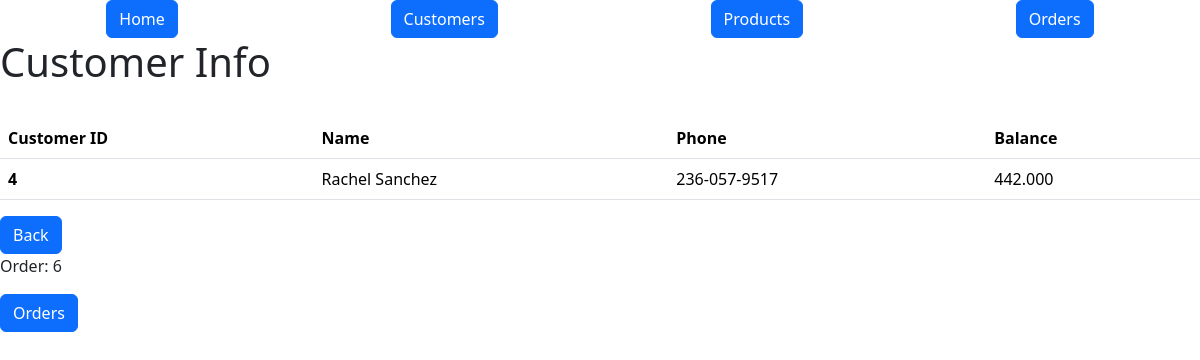
The app's page /customers/4, older data.
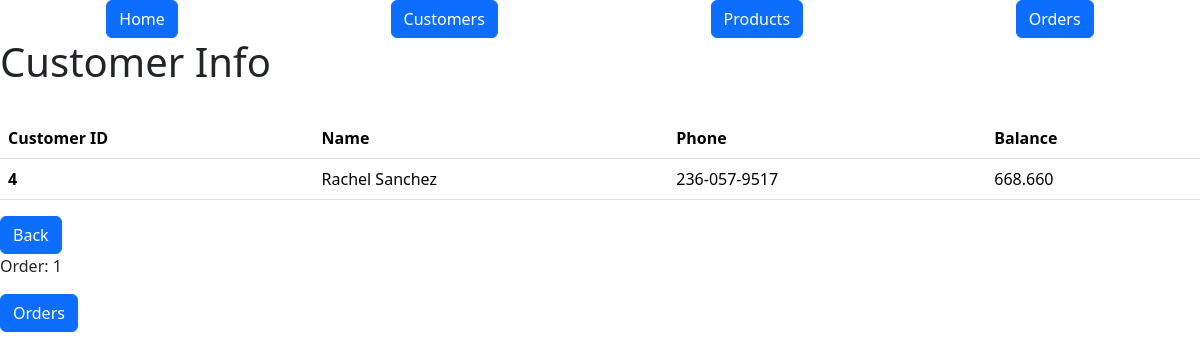
The same page, newer data.
### models.py (models this page shows, shortened)
class Customer(db.Model):
    id = mapped_column(Integer, primary_key=True)
    name = mapped_column(String(200), nullable=False, unique=True)
    phone = mapped_column(String(20), nullable=False)
    balance = mapped_column(DECIMAL(10, 3), nullable=False, default=0)
    orders = relationship("Order", cascade="all, delete-orphan")

class Order(db.Model):
    id = mapped_column(Integer, primary_key=True)
    customer_id = mapped_column(Integer, ForeignKey(Customer.id), nullable=False)
    total = mapped_column(DECIMAL(10, 3), default=0)
    customer = relationship("Customer", back_populates="orders")
    items = relationship("ProductOrder", cascade="all, delete-orphan")
    created_at = mapped_column(DateTime, default=func.now())
    processed = mapped_column(DateTime, default=None, nullable=True)
    def total(self):
        total = 0
        for item in self.items:
            total += item.product.price * item.quantity
        math.floor(total)
        return total

### routes/html_bp.py (the view)
@htmls_bp.route("/customers/<int:id>", methods=["GET"])
def customer_info(id):
    customer = db.get_or_404(Customer, id)
    return render_template("customer.html", customer=customer)

### templates/customer.html
{% extends "base.html" %} {% block content %}
<h1>Customer Info</h1>
<br />
<table class="table table-hover">
  <thead>
    <tr>
      <th scope="col">Customer ID</th>
      <th scope="col">Name</th>
      <th scope="col">Phone</th>
      <th scope="col">Balance</th>
    </tr>
  </thead>
  <tbody>
    <tr>
      <th scope="row">{{customer.id}}</th>
      <td>{{customer.name}}</td>
      <td>{{customer.phone}}</td>
      <td>{{customer.balance}}</td>
    </tr>
  </tbody>
</table>
<a class="btn btn-primary" href="{{url_for('html.customers_info')}}">Back</a>
{% for order in customer.orders %}
<p>Order: {{order.id}}</p>
<a class="btn btn-primary" href="{{url_for('html.orders_info', id=order.id)}}"
  >Orders</a
>
{%endfor%} {% endblock %}

Row changes from the older to the newer data that the page shows:
no longer on this page (row edited): Order: id "6"
changed Customer "Rachel Sanchez": balance "442.000" → "668.660"
added Order: id "1"
